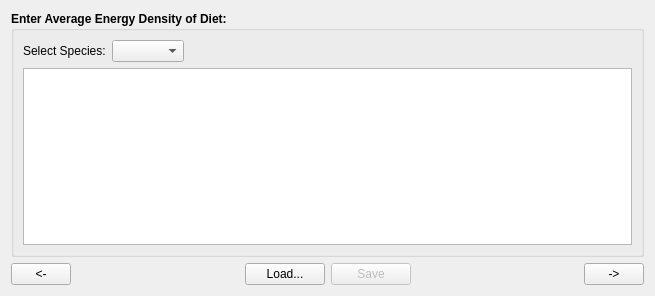
<?xml version="1.0" encoding="UTF-8"?>
<ui version="4.0">
 <class>MSVPA_Tab10</class>
 <widget class="QWidget" name="MSVPA_Tab10">
  <property name="geometry">
   <rect>
    <x>0</x>
    <y>0</y>
    <width>655</width>
    <height>296</height>
   </rect>
  </property>
  <property name="windowTitle">
   <string>Form</string>
  </property>
  <layout class="QVBoxLayout" name="verticalLayout">
   <item>
    <widget class="QGroupBox" name="MSVPA_Tab4_PreyPreferencesGB_4">
     <property name="font">
      <font>
       <weight>75</weight>
       <bold>true</bold>
      </font>
     </property>
     <property name="title">
      <string>Enter Average Energy Density of Diet:</string>
     </property>
     <layout class="QVBoxLayout" name="verticalLayout_53">
      <item>
       <layout class="QHBoxLayout" name="horizontalLayout_39">
        <item>
         <widget class="QLabel" name="label_16">
          <property name="font">
           <font>
            <weight>50</weight>
            <bold>false</bold>
           </font>
          </property>
          <property name="text">
           <string>Select Species:</string>
          </property>
         </widget>
        </item>
        <item>
         <widget class="QComboBox" name="MSVPA_Tab10_SpeciesCMB">
          <property name="font">
           <font>
            <weight>50</weight>
            <bold>false</bold>
           </font>
          </property>
         </widget>
        </item>
        <item>
         <spacer name="horizontalSpacer_35">
          <property name="orientation">
           <enum>Qt::Horizontal</enum>
          </property>
          <property name="sizeHint" stdset="0">
           <size>
            <width>40</width>
            <height>20</height>
           </size>
          </property>
         </spacer>
        </item>
       </layout>
      </item>
      <item>
       <widget class="QTableView" name="MSVPA_Tab10_DietEnergyDensityTV">
        <property name="font">
         <font>
          <weight>50</weight>
          <bold>false</bold>
         </font>
        </property>
       </widget>
      </item>
     </layout>
    </widget>
   </item>
   <item>
    <layout class="QHBoxLayout" name="horizontalLayout_40">
     <item>
      <widget class="QPushButton" name="MSVPA_Tab10_PrevPB">
       <property name="sizePolicy">
        <sizepolicy hsizetype="Fixed" vsizetype="Fixed">
         <horstretch>0</horstretch>
         <verstretch>0</verstretch>
        </sizepolicy>
       </property>
       <property name="minimumSize">
        <size>
         <width>60</width>
         <height>0</height>
        </size>
       </property>
       <property name="maximumSize">
        <size>
         <width>60</width>
         <height>16777215</height>
        </size>
       </property>
       <property name="toolTip">
        <string>Go to previous tab page</string>
       </property>
       <property name="statusTip">
        <string>Go to previous tab page</string>
       </property>
       <property name="text">
        <string>&lt;-</string>
       </property>
      </widget>
     </item>
     <item>
      <spacer name="horizontalSpacer_36">
       <property name="orientation">
        <enum>Qt::Horizontal</enum>
       </property>
       <property name="sizeHint" stdset="0">
        <size>
         <width>40</width>
         <height>20</height>
        </size>
       </property>
      </spacer>
     </item>
     <item>
      <widget class="QPushButton" name="MSVPA_Tab10_LoadPB">
       <property name="toolTip">
        <string>Load from CSV file</string>
       </property>
       <property name="statusTip">
        <string>Load from CSV file</string>
       </property>
       <property name="text">
        <string>Load...</string>
       </property>
      </widget>
     </item>
     <item>
      <widget class="QPushButton" name="MSVPA_Tab10_SavePB">
       <property name="enabled">
        <bool>false</bool>
       </property>
       <property name="toolTip">
        <string>Save above data to CSV file and database</string>
       </property>
       <property name="statusTip">
        <string>Save above data to CSV file and database</string>
       </property>
       <property name="text">
        <string>Save</string>
       </property>
      </widget>
     </item>
     <item>
      <spacer name="verticalSpacer_24">
       <property name="orientation">
        <enum>Qt::Horizontal</enum>
       </property>
       <property name="sizeType">
        <enum>QSizePolicy::Expanding</enum>
       </property>
       <property name="sizeHint" stdset="0">
        <size>
         <width>48</width>
         <height>20</height>
        </size>
       </property>
      </spacer>
     </item>
     <item>
      <widget class="QPushButton" name="MSVPA_Tab10_NextPB">
       <property name="sizePolicy">
        <sizepolicy hsizetype="Fixed" vsizetype="Fixed">
         <horstretch>0</horstretch>
         <verstretch>0</verstretch>
        </sizepolicy>
       </property>
       <property name="minimumSize">
        <size>
         <width>60</width>
         <height>0</height>
        </size>
       </property>
       <property name="maximumSize">
        <size>
         <width>60</width>
         <height>16777215</height>
        </size>
       </property>
       <property name="toolTip">
        <string>Go to next tab page</string>
       </property>
       <property name="statusTip">
        <string>Go to next tab page</string>
       </property>
       <property name="text">
        <string>-&gt;</string>
       </property>
      </widget>
     </item>
    </layout>
   </item>
  </layout>
 </widget>
 <resources/>
 <connections/>
</ui>
